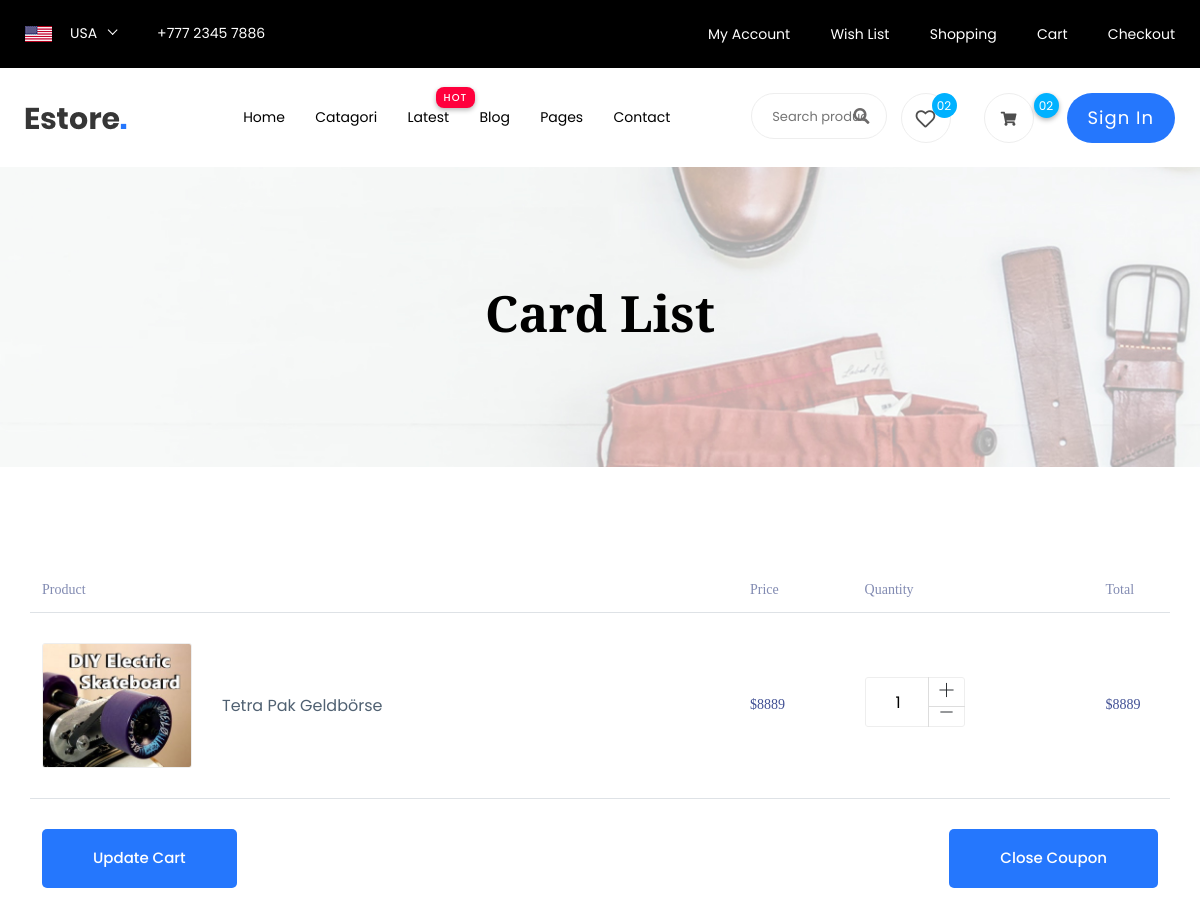
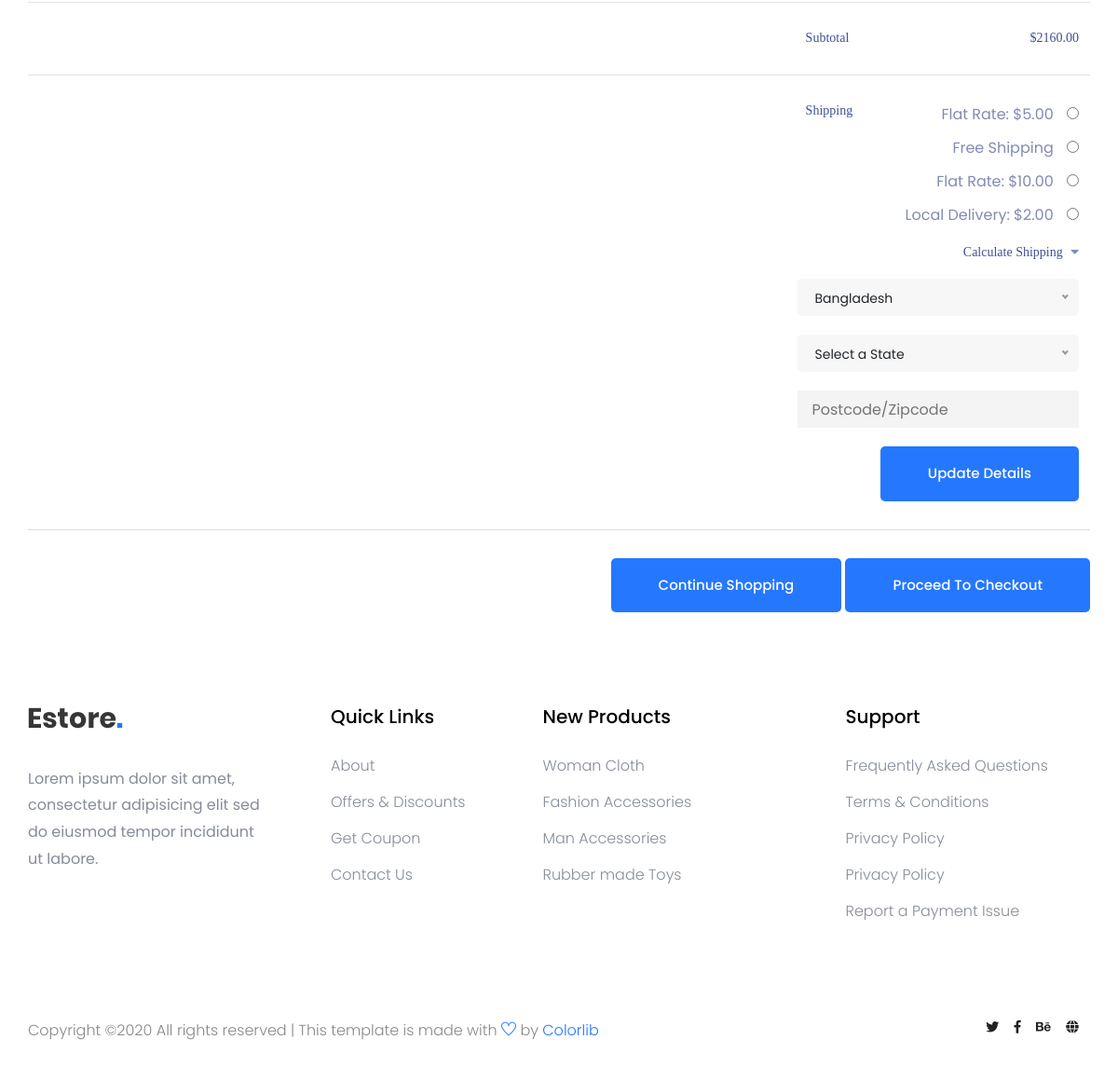
Page /myCart on the committed database (2 pictures, top to bottom).
### tables this page shows
CREATE TABLE Project (PROJECT_ID INT PRIMARY KEY UNIQUE NOT NULL, "S.NO." INT UNIQUE NOT NULL, TITLE VARCHAR (255), CONTENT VARCHAR (255) NOT NULL, OWNER_ID INT NOT NULL REFERENCES Users (UserID), COST INT, AUTHOR VARCHAR (255) NOT NULL, RATING INT NOT NULL, Image VARCHAR);

### data.py (the view)
@app.route('/myCart',methods=['GET','POST'])
def cart():
   userID = UserID
   qZ = f'''SELECT * FROM Project p, cart c WHERE p.PROJECT_ID=c.PROJECT_ID and c.UserID={userID}'''
   df = query_dbX(str(qZ))
   print(df)
   return render_template('/cart.html',data=df)

### data.py (called while the page is built)
def query_dbX(q):
   conn = sqlite3.connect('projectables.db')
   c = conn.cursor()
   c.execute(q)
   query=c.fetchall()
   print(query)
   df = pd.DataFrame(query,columns=['PROJECT_ID','[S.NO.]','TITLE','CONTENT','OWNER_ID','COST','AUTHOR','RATING','Image','CartID','_','UserID','NUM'])
   return(df)

### templates/cart.html (shortened to what this page needs)
<!doctype html>
<html lang="zxx">
<head>
      <link rel="stylesheet" href="static/css/bootstrap.min.css">
      <link rel="stylesheet" href="static/css/owl.carousel.min.css">
      <link rel="stylesheet" href="static/css/flaticon.css">
      <link rel="stylesheet" href="static/css/slicknav.css">
      <link rel="stylesheet" href="static/css/animate.min.css">
      <link rel="stylesheet" href="static/css/magnific-popup.css">
      <link rel="stylesheet" href="static/css/fontawesome-all.min.css">
      <link rel="stylesheet" href="static/css/themify-icons.css">
      <link rel="stylesheet" href="static/css/slick.css">
      <link rel="stylesheet" href="static/css/nice-select.css">
      <link rel="stylesheet" href="static/css/style.css">
</head>
<body>
  <header>
   <div class="header-area">
        <div class="main-header ">
            <div class="header-top top-bg d-none d-lg-block">
               <div class="container-fluid">
                   <div class="col-xl-12">
                        <div class="row d-flex justify-content-between align-items-center">
                            <div class="header-info-left d-flex">
                                <div class="flag">
                                    <img src="static/img/icon/header_icon.png" alt="">
                                </div>
                                <div class="select-this">
                                </div>
                                <ul class="contact-now">
                                    <li>+777 2345 7886</li>
                                </ul>
                            </div>
                            <div class="header-info-right">
                               <ul>
                                   <li><a href="{{ url_for('login') }}">My Account </a></li>
                                   <li><a href="{{ url_for('product_list') }}">Wish List  </a></li>
                                   <li><a href="{{ url_for('cart') }}">Shopping</a></li>
                                   <li><a href="{{ url_for('cart') }}">Cart</a></li>
                                   <li><a href="{{ url_for('checkout') }}">Checkout</a></li>
                               </ul>
                            </div>
                        </div>
                   </div>
               </div>
            </div>
           <div class="header-bottom  header-sticky">
                <div class="container-fluid">
                    <div class="row align-items-center">
                        <div class="col-xl-1 col-lg-1 col-md-1 col-sm-3">
                            <div class="logo">
                              <a href="{{ url_for('index_page') }}"><img src="static/img/logo/logo.png" alt=""></a>
                            </div>
                        </div>
                        <div class="col-xl-6 col-lg-8 col-md-7 col-sm-5">
                            <div class="main-menu f-right d-none d-lg-block">
                                <nav>
                                    <ul id="navigation">
                                        <li><a href="{{ url_for('index_page') }}">Home</a></li>
                                        <li><a href="{{ url_for('Catagori') }}">Catagori</a></li>
                                        <li class="hot"><a href="#">Latest</a>
                                        </li>
                                        <li><a href="{{ url_for('blog') }}">Blog</a>
                                        </li>
                                        <li><a href="#">Pages</a>
                                        </li>
                                        <li><a href="{{ url_for('contact') }}">Contact</a></li>
                                    </ul>
                                </nav>
                            </div>
                        </div>
                        <div class="col-xl-5 col-lg-3 col-md-3 col-sm-3 fix-card">
                            <ul class="header-right f-right d-none d-lg-block d-flex justify-content-between">
                                <li class="d-none d-xl-block">
                                    <div class="form-box f-right ">
                                        <input type="text" name="Search" placeholder="Search products">
                                        <div class="search-icon">
                                            <i class="fas fa-search special-tag"></i>
                                        </div>
                                    </div>
                                 </li>
                                <li class=" d-none d-xl-block">
                                    <div class="favorit-items">
                                        <i class="far fa-heart"></i>
                                    </div>
                                </li>
                                <li>
                                    <div class="shopping-card">
                                        <a href="{{ url_for('cart') }}"><i class="fas fa-shopping-cart"></i></a>
                                    </div>
                                </li>
                               <li class="d-none d-lg-block"> <a href="#" class="btn header-btn">Sign in</a></li>
                            </ul>
                        </div>
                        <div class="col-12">
                        </div>
                    </div>
                </div>
           </div>
        </div>
   </div>
  </header>
  <div class="slider-area ">
    <div class="single-slider slider-height2 d-flex align-items-center" data-background="static/img/hero/category.jpg">
        <div class="container">
            <div class="row">
                <div class="col-xl-12">
                    <div class="hero-cap text-center">
                        <h2>Card List</h2>
                    </div>
                </div>
            </div>
        </div>
    </div>
  </div>
  <section class="cart_area section_padding">
    <div class="container">
      <div class="cart_inner">
        <div class="table-responsive">
          <table class="table">
            <thead>
              <tr>
                <th scope="col">Product</th>
                <th scope="col">Price</th>
                <th scope="col">Quantity</th>
                <th scope="col">Total</th>
              </tr>
            </thead>
            <tbody>
              {% for key,value in data.iterrows() %}
              <tr>
                <td>
                  <div class="media">
                    <div class="d-flex">
                      <img src="static\img\product\{{value['Image']}}" alt="" />
                    </div>
                    <div class="media-body">
                      <p>{{ value['TITLE'] }}</p>
                    </div>
                  </div>
                </td>
                <td>
                  <h5>${{ value['COST'] }}</h5>
                </td>
                <td>
                  <div class="product_count">
                    <span class="input-number-decrement"> <i class="ti-minus"></i></span>
                    <input class="input-number" type="text" value="1" min="0" max="10">
                    <span class="input-number-increment"> <i class="ti-plus"></i></span>
                  </div>
                </td>
                <td>
                  <h5>${{ value['COST'] }}</h5>
                </td>
              </tr>
              {% endfor %}
              <tr class="bottom_button">
                <td>
                  <a class="btn_1" href="#">Update Cart</a>
                </td>
                <td></td>
                <td>
                  <div class="cupon_text float-right">
                    <a class="btn_1" href="#">Close Coupon</a>
                  </div>
                </td>
              </tr>
              <tr>
                <td></td>
                <td></td>
                <td>
                  <h5>Subtotal</h5>
                </td>
                <td>
                  <h5>$2160.00</h5>
                </td>
              </tr>
              <tr class="shipping_area">
                <td></td>
                <td></td>
                <td>
                  <h5>Shipping</h5>
                </td>
                <td>
                  <div class="shipping_box">
                    <ul class="list">
                      <li>
                        Flat Rate: $5.00
                        <input type="radio" aria-label="Radio button for following text input">
                      </li>
                      <li>
                        Free Shipping
                        <input type="radio" aria-label="Radio button for following text input">
                      </li>
                      <li>
                        Flat Rate: $10.00
                        <input type="radio" aria-label="Radio button for following text input">
                      </li>
                      <li class="active">
                        Local Delivery: $2.00
                        <input type="radio" aria-label="Radio button for following text input">
                      </li>
                    </ul>
                    <h6>
                      Calculate Shipping
                      <i class="fa fa-caret-down" aria-hidden="true"></i>
                    </h6>
                    <input class="post_code" type="text" placeholder="Postcode/Zipcode" />
                    <a class="btn_1" href="#">Update Details</a>
                  </div>
                </td>
              </tr>
            </tbody>
          </table>
          <div class="checkout_btn_inner float-right">
            <a class="btn_1" href="#">Continue Shopping</a>
            <a class="btn_1 checkout_btn_1" href="#">Proceed to checkout</a>
          </div>
        </div>
      </div>
  </section>
<footer>
    <div class="footer-area footer-padding2">
        <div class="container">
            <div class="row d-flex justify-content-between">
                <div class="col-xl-3 col-lg-3 col-md-5 col-sm-6">
                   <div class="single-footer-caption mb-50">
                     <div class="single-footer-caption mb-30">
                         <div class="footer-logo">
                             <a href="{{ url_for('index_page') }}"><img src="static/img/logo/logo2_footer.png" alt=""></a>
                         </div>
                         <div class="footer-tittle">
                             <div class="footer-pera">
                                 <p>Lorem ipsum dolor sit amet, consectetur adipisicing elit sed do eiusmod tempor incididunt ut labore.</p>
                            </div>
                         </div>
                     </div>
                   </div>
                </div>
                <div class="col-xl-2 col-lg-3 col-md-3 col-sm-5">
                    <div class="single-footer-caption mb-50">
                        <div class="footer-tittle">
                            <h4>Quick Links</h4>
                            <ul>
                                <li><a href="#">About</a></li>
                                <li><a href="#"> Offers & Discounts</a></li>
                                <li><a href="#"> Get Coupon</a></li>
                                <li><a href="#">  Contact Us</a></li>
                            </ul>
                        </div>
                    </div>
                </div>
                <div class="col-xl-3 col-lg-3 col-md-4 col-sm-7">
                    <div class="single-footer-caption mb-50">
                        <div class="footer-tittle">
                            <h4>New Products</h4>
                            <ul>
                                <li><a href="#">Woman Cloth</a></li>
                                <li><a href="#">Fashion Accessories</a></li>
                                <li><a href="#"> Man Accessories</a></li>
                                <li><a href="#"> Rubber made Toys</a></li>
                            </ul>
                        </div>
                    </div>
                </div>
                <div class="col-xl-3 col-lg-3 col-md-5 col-sm-7">
                    <div class="single-footer-caption mb-50">
                        <div class="footer-tittle">
                            <h4>Support</h4>
                            <ul>
                             <li><a href="#">Frequently Asked Questions</a></li>
                             <li><a href="#">Terms & Conditions</a></li>
                             <li><a href="#">Privacy Policy</a></li>
                             <li><a href="#">Privacy Policy</a></li>
                             <li><a href="#">Report a Payment Issue</a></li>
                         </ul>
                        </div>
                    </div>
                </div>
            </div>
            <div class="row">
             <div class="col-xl-7 col-lg-7 col-md-7">
                 <div class="footer-copy-right">
                     <p>
  Copyright &copy;<script>document.write(new Date().getFullYear());</script> All rights reserved | This template is made with <i class="ti-heart" aria-hidden="true"></i> by <a href="https://colorlib.com" target="_blank">Colorlib</a>
  </p>                   </div>
             </div>
              <div class="col-xl-5 col-lg-5 col-md-5">
                 <div class="footer-copy-right f-right">
                     <div class="footer-social">
                         <a href="#"><i class="fab fa-twitter"></i></a>
                         <a href="#"><i class="fab fa-facebook-f"></i></a>
                         <a href="#"><i class="fab fa-behance"></i></a>
                         <a href="#"><i class="fas fa-globe"></i></a>
                     </div>
                 </div>
             </div>
         </div>
        </div>
    </div>
</footer>
</body>
</html>

### rows in the picture
Project: Image (picture), TITLE "Tetra Pak Geldbörse"

### other values in the picture
{{ value['COST'] }} "8889"
